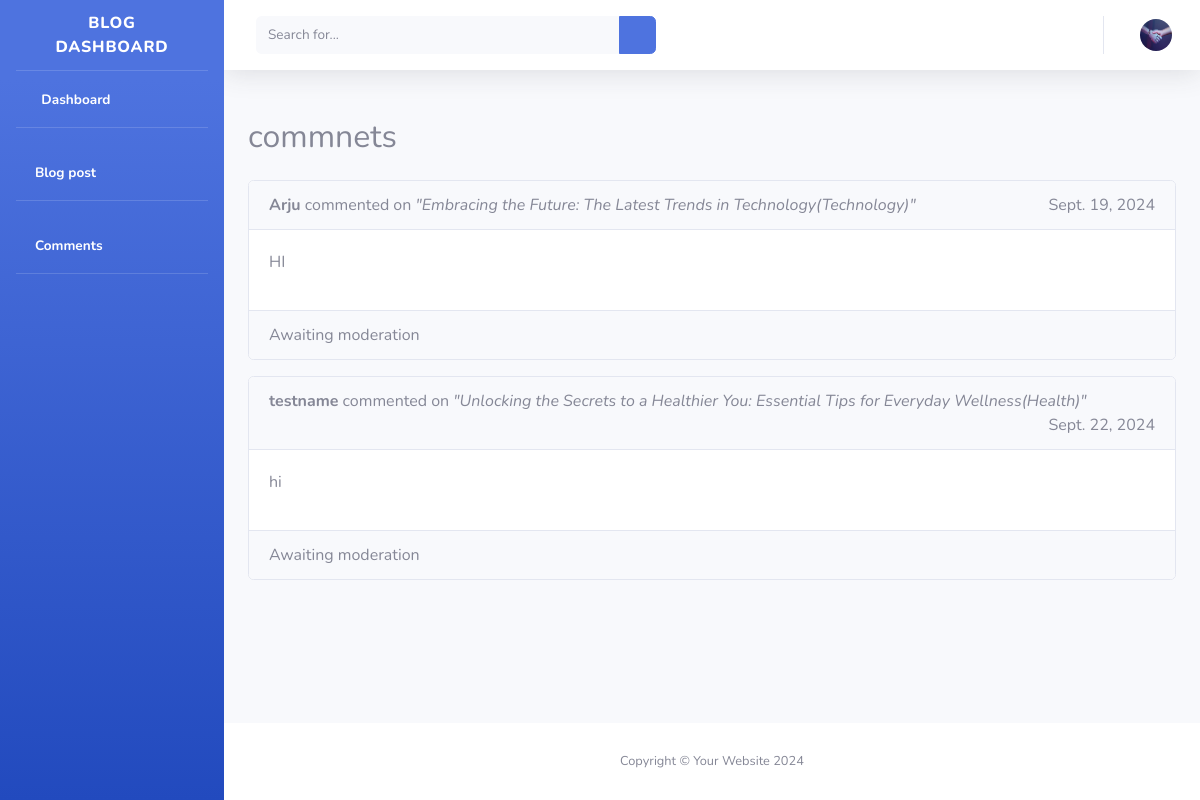
The page /dashboard/comment/ (signed in) on the database its author committed.
### HOME/models.py (models this page shows, shortened)
class Comment(models.Model):
    id = models.AutoField(primary_key=True)
    post = models.ForeignKey(
        'Blog',
        related_name='comments',
        on_delete=models.CASCADE
    )
    blog_id = models.IntegerField(blank=True, null=True)
    name = models.CharField(max_length=100)
    email = models.EmailField()
    website = models.URLField(blank=True, null=True)
    comment = models.TextField()
    date = models.DateField(default=timezone.now)
    parent = models.ForeignKey(
        'self',
        null=True,
        blank=True,
        on_delete=models.CASCADE,
        related_name='replies'
    )

class Blog(models.Model):
    STATUS_CHOICES = (
        ('0', 'DRAFT'),
        ('1', 'PUBLISH'),
    )
    SECTION = (
        ('Recent', 'Recent'),
        ('popular', 'popular'),
        ('Trending', 'Trending')
    )
    title = models.CharField(max_length=100)
    author = models.CharField(max_length=100)
    author_image = models.ImageField(upload_to='author_images', blank=True, null=True)  # Field for author image
    image = models.ImageField(upload_to='images')
    featured_image = models.ImageField(upload_to='featured_images', blank=True, null=True)  # Field for featured image
    featured_image1 = models.ImageField(upload_to='featured_images', blank=True, null=True)  # Field for featured image
    featured_image2 = models.ImageField(upload_to='featured_images', blank=True, null=True)  # Field for featured image
    introduction = models.TextField()  # Existing field for introduction
    heading1 = models.CharField(max_length=255, blank=True, null=True)  # New field for h3 heading
    heading2 = models.CharField(max_length=255, blank=True, null=True)  # New field for h3 heading
    authorname = models.CharField(max_length=255, blank=True, null=True)  # New field for h3 heading
    content1 = models.TextField(blank=True, null=True)  # New field for additional content
    content2 = models.TextField(blank=True, null=True)  # New field for additional content
    Conclusion= models.TextField(blank=True, null=True)  # New field for additional content
    category = models.ForeignKey(Category, related_name='category', on_delete=models.CASCADE)
    blog_slug = AutoSlugField(populate_from='title', unique=True, null=True, default=None)
    date = models.DateField(auto_now=True)
    status = models.CharField(choices=STATUS_CHOICES, max_length=1, default='0')
    section = models.CharField(choices=SECTION, max_length=100)
    Main_post = models.BooleanField(default=False)
    views = models.PositiveBigIntegerField(default=0)
    def __str__(self):
        return f"{self.title}({self.category})"

class Category(models.Model):
    name = models.CharField(max_length=100)
    slug = AutoSlugField(populate_from='name', unique=True)
    def __str__(self):
        return self.name

### dashboard/views.py (the view)
# urls.py: path("comment/", views.comment, name="comment"),
@login_required
def comment(request):
    all_comments = Comment.objects.select_related('post').order_by('date')
    context = {
        'all_comments':all_comments
    }
    return render (request,"dashboard/commnets.html",context)

### templates/dashboard/commnets.html
{% extends "dashboard/dash_base.html" %}
{% load static %}
{% block body %}
                <div class="container mt-5">
                    <h2 class="mb-4"> commnets </h2>
                    {% for comment in  all_comments %}
                    <div class="card mb-3">
                        <div class="card-header">
                            <strong>{{comment.name}}</strong> commented on <em>"{{comment.post}}"</em>
                            <span class="float-right">{{comment.date}}</span>
                        </div>
                        <div class="card-body">
                            <p>{{comment.comment}}</p>
                        </div>
                        {% if not comment.is_approved %}
                        <div class="card-footer text-muted">
                            Awaiting moderation
                        </div>
                        {% endif %}
                    </div>
                    {% endfor %}
                </div>
            </div>
            {% endblock body %}

### templates/dashboard/dash_base.html (shortened to what this page needs)
{% load static %}
<!DOCTYPE html>
<html lang="en">
<head>
    <link href="{% static 'dashboard/vendor/fontawesome-free/css/all.min.css' %}" rel="stylesheet" type="text/css">
    <link href="{% static 'dashboard/css/sb-admin-2.min.css' %}" rel="stylesheet">
</head>
<body id="page-top">
    <div id="wrapper">
        <ul class="navbar-nav bg-gradient-primary sidebar sidebar-dark accordion" id="accordionSidebar">
            <a class="sidebar-brand d-flex align-items-center justify-content-center">
                <div class="sidebar-brand-text mx-3">Blog Dashboard</div>
            </a>
            <hr class="sidebar-divider my-0">
            <li class="nav-item active">
                <a class="nav-link" href="/dashboard/">
                    <i class="fas fa-fw fa-tachometer-alt"></i>
                    <span>Dashboard</span></a>
            </li>
            <hr class="sidebar-divider">
            <li class="nav-item active">
                <a class="nav-link" href="/dashboard/blog/">
                    <i class="fas fa-book"></i>
                    <span>Blog post </span></a>
            </li>
            <hr class="sidebar-divider">
            <li class="nav-item active">
                <a class="nav-link" href="/dashboard/comment/">
                    <i class="fas fa-comments"></i>
                    <span>Comments</span></a>
            </li>
            <hr class="sidebar-divider">
        </ul>
        <div id="content-wrapper" class="d-flex flex-column">
            <div id="content">
                <nav class="navbar navbar-expand navbar-light bg-white topbar mb-4 static-top shadow">
                    <form
                        class="d-none d-sm-inline-block form-inline mr-auto ml-md-3 my-2 my-md-0 mw-100 navbar-search">
                        <div class="input-group">
                            <input type="text" class="form-control bg-light border-0 small" placeholder="Search for..."
                                aria-label="Search" aria-describedby="basic-addon2">
                            <div class="input-group-append">
                                <button class="btn btn-primary" type="button">
                                    <i class="fas fa-search fa-sm"></i>
                                </button>
                            </div>
                        </div>
                    </form>
                    <ul class="navbar-nav ml-auto">
                        <li class="nav-item dropdown no-arrow">
                            <a class="nav-link dropdown-toggle" href="#" id="userDropdown" role="button"
                                data-toggle="dropdown" aria-haspopup="true" aria-expanded="false">
                                <img class="img-profile rounded-circle" src="{% static 'dashboard/img/1.jpg' %}">
                            </a>
                        </li>
                    </ul>
                </nav>
                {% block body %}
                {% endblock body %}
            <footer class="sticky-footer bg-white">
                <div class="container my-auto">
                    <div class="copyright text-center my-auto">
                        <span>Copyright &copy; Your Website 2024</span>
                    </div>
                </div>
            </footer>
        </div>
    </div>
</body>
</html>

### templates/dashboard/dash_base.html (style rules this page uses)
.card-body { display: flex; flex-direction: column; justify-content: space-between; }

### rows shown on the page
Comment: name "Arju", post "Embracing the Future: The Latest Trends in Technology(Technology)", date "Sept. 19, 2024", comment "HI"
Comment: name "testname", post "Unlocking the Secrets to a Healthier You: Essential Tips for Everyday Wellness(Health)", date "Sept. 22, 2024", comment "hi"
